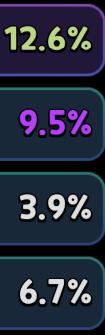
#> input picture images/values.jpeg, 105 x 335 px
$ python -i rolls.py   (imports and definitions only)
#> lines starting #> are read from the running program, lines starting #| are printed output that depends on the picture
#> further down, picture is the input picture: PIL image 105x335 RGB; mean R, G, B 39.3, 45.5, 63.6
### utils/paths.py
import os
import sys

# [23 lines left out: functions resource_path, set_tesseract_path, not called in this run]


def get_writable_image_dir():
    if getattr(sys, 'frozen', False):
        # if bundled in app
        return os.path.expanduser("~/.reroll_images")
    else:
        # for dev env
        project_root = os.path.abspath(os.path.join(os.path.dirname(__file__), ".."))
        images_dir = os.path.join(project_root, "images")
        return images_dir

WRITABLE_IMAGE_DIR = get_writable_image_dir()
os.makedirs(WRITABLE_IMAGE_DIR, exist_ok=True)

### utils/rolls.py
import cv2
import numpy as np
from PIL import Image, ImageEnhance
from utils.paths import *
from collections import Counter

CONST_GPG_ROLL_REGIONS = [
    (10, 15, 275, 65),
    (10, 100, 275, 150),
    (10, 185, 275, 235),
    (10, 270, 275, 320)
]

CONST_LDPLAYER_ROLL_REGIONS = [
    (0, 15, 275, 65),
    (0, 100, 275, 150),
    (0, 185, 275, 235),
    (0, 270, 275, 320)
]

CONST_MUMU_ROLL_REGIONS = [
    (10, 15, 275, 65),
    (10, 100, 275, 150),
    (10, 185, 275, 235),
    (10, 270, 275, 320)
]


EMU_CROPPED_REGIONS = {
    "LDPlayer": CONST_LDPLAYER_ROLL_REGIONS,
    "GPG": CONST_GPG_ROLL_REGIONS,
    "Mumu": CONST_MUMU_ROLL_REGIONS
}

# crop initial roll image into 4 boxes for each roll.
def cropRollBoxes(emu, rollImg, tainted):
    crop_region = EMU_CROPPED_REGIONS[emu]
    croppedBoxes = []
    if tainted:
        for box in crop_region[1:]:
            croppedBoxes.append(rollImg.crop(box))
    else:
        for box in crop_region:
            croppedBoxes.append(rollImg.crop(box))
            # rollImg.crop(box).save(os.path.join(WRITABLE_IMAGE_DIR, f"cropped_box{counter}.jpeg"))
    return croppedBoxes


def preprocessImage(img):
    img = img.convert("L")
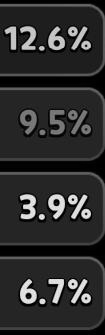
#> img: PIL image 105x335 L; min 0, max 253, mean 45.7
    img = ImageEnhance.Contrast(img).enhance(2.0)
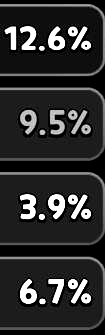
#> img: PIL image 105x335 L; min 0, max 255, mean 46
    img = img.resize((img.width * 2, img.height * 2))
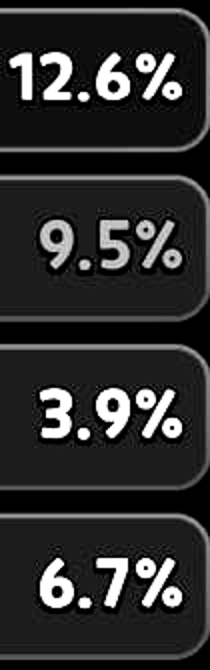
#> img: PIL image 210x670 L; min 0, max 255, mean 46.1

    np_img = np.array(img)
    norm_img = cv2.normalize(np_img, None, 0, 255, cv2.NORM_MINMAX)
    # Image.fromarray(norm_img.astype(np.uint8)).save(os.path.join(WRITABLE_IMAGE_DIR, f"processed_cropped_box.jpeg"))

    return Image.fromarray(norm_img.astype(np.uint8))


# do preprocessing for OCR.
def enhanceBoxImageAndRead(pos, rollType, line_count, chopsticks, valueImg, tesserectAPI):
    finalRolls = []
    rolled = []
    processed = [preprocessImage(img) for img in valueImg] # pre-process all cropped images

    for i, processedImg in enumerate(processed):
        tesserectAPI.SetImage(processedImg)
        read = tesserectAPI.GetUTF8Text().strip().replace(" ", "")
        rolled.append(tuple((read, i))) # i.e. [('Cooldown'), 0], [<roll>, <pos>]
        finalRolls.append(read)

    # unpacks the tuple as roll and idx and puts it in a new temp list.
    # checks the temp list if the roll is in the choosen array and pos in position array
    # get the frequency and return if n amt >= count
    matched = [roll for roll, idx in rolled if roll in rollType and idx in pos]
    print(f"pos: {pos} \nrolled: {rolled}\nmatched: {matched}")
    freq = Counter(matched)

    uniqueRolls = any(amt >= int(line_count) for amt in freq.values()) # covers unique rolls where >= line_count
    chopstickRolls = len(matched) >= 2 and len(freq) >= 2 # this covers 1-1 or 1-2, etc
    found = chopstickRolls or uniqueRolls if chopsticks else uniqueRolls
    print(f"found match? - {found}")
    print(finalRolls)
    return found, finalRolls # check if n amt >= line_count (determined by user)


def cropEnhanceRead(emu, pos, rollType, lineCount, value_screenshot, tainted, chopsticks, tesseractAPI):
    cropped = cropRollBoxes(emu, value_screenshot, tainted)
    return enhanceBoxImageAndRead(pos, rollType, lineCount, chopsticks, cropped, tesseractAPI)

>>> from PIL import Image
>>> picture = Image.open('../images/values.jpeg')
>>> result = preprocessImage(picture)

$ run again, on images/orange.png
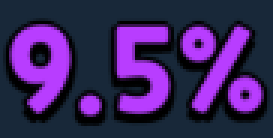
#> input picture images/orange.png, 91 x 46 px (shown 3 times larger)
#> picture is the input picture: PIL image 91x46 RGBA; mean R, G, B, A 60.1, 36.1, 95.3, 255
#> in preprocessImage, `img = img.resize((img.width * 2, img.height * 2))`:
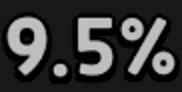
#> img: PIL image 182x92 L; min 0, max 205, mean 57.9
#> in preprocessImage, `norm_img = cv2.normalize(np_img, None, 0, 255, cv2.NORM_MINMAX)`:
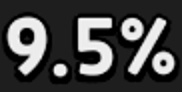
#> norm_img: shape (92, 182); min 0, max 255, mean 72.1

$ run again, on images/value_box_1.png
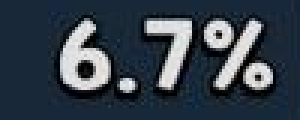
#> input picture images/value_box_1.png, 100 x 40 px (shown 3 times larger)
#> picture is the input picture: PIL image 100x40 RGB; mean R, G, B 54.5, 65.1, 76
#> in preprocessImage, `img = ImageEnhance.Contrast(img).enhance(2.0)`:
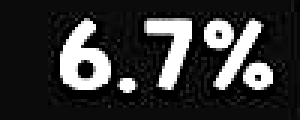
#> img: PIL image 100x40 L (shown 3 times larger); min 0, max 255, mean 52.5
#> in preprocessImage, `img = img.resize((img.width * 2, img.height * 2))`:
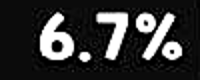
#> img: PIL image 200x80 L; min 0, max 255, mean 52.6

$ run again, on images/value_box_2.png
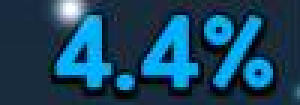
#> input picture images/value_box_2.png, 100 x 35 px (shown 3 times larger)
#> picture is the input picture: PIL image 100x35 RGB; mean R, G, B 22.4, 69.4, 97.9
#> in preprocessImage, `img = img.convert("L")`:
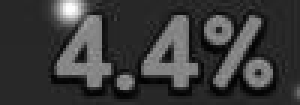
#> img: PIL image 100x35 L (shown 3 times larger); min 1, max 253, mean 58.5
#> in preprocessImage, `img = img.resize((img.width * 2, img.height * 2))`:
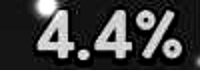
#> img: PIL image 200x70 L; min 0, max 255, mean 61.6
